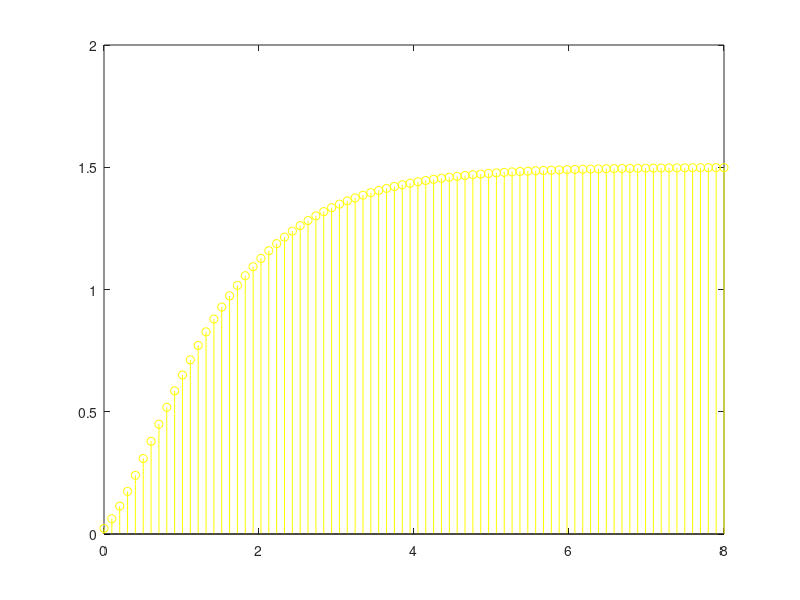

Reproduce this figure in MATLAB.
%% The Response of Discrete Time Systems
% Verify the tf
H = zpk([],[-2,-1],3); T = 0.1;
b2 = 3*T^2; a2 = (1+2*T)*(1+T);
a1 = -(3*T+2); a0 = 1;
Hz = tf([b2,0,0],[a2,a1,a0],T);
u = ones(1,80);
y = zeros(1,80);
% recursive part
y(1) = 1/a2*b2*u(1);
y(2) = 1/a2*(b2*u(2)-a1*y(1));
for k = 3:80
    y(k) = 1/a2*(b2*u(k)-a1*y(k-1)-a0*y(k-2));
end
t = linspace(0,8,80);
hold on; step(H,Hz,8); stem(t,y,'y'); hold off;